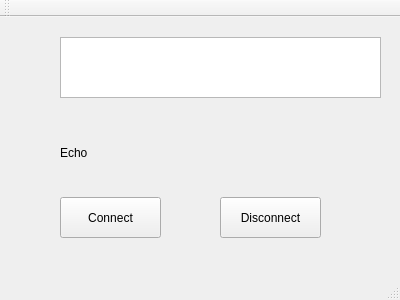
<?xml version="1.0" encoding="UTF-8"?>
<ui version="4.0">
 <class>MainWindow</class>
 <widget class="QMainWindow" name="MainWindow">
  <property name="geometry">
   <rect>
    <x>0</x>
    <y>0</y>
    <width>400</width>
    <height>300</height>
   </rect>
  </property>
  <property name="windowTitle">
   <string>MainWindow</string>
  </property>
  <widget class="QWidget" name="centralWidget">
   <widget class="QPlainTextEdit" name="cmdText">
    <property name="geometry">
     <rect>
      <x>60</x>
      <y>20</y>
      <width>321</width>
      <height>61</height>
     </rect>
    </property>
   </widget>
   <widget class="QPushButton" name="connectBtn">
    <property name="geometry">
     <rect>
      <x>60</x>
      <y>180</y>
      <width>101</width>
      <height>41</height>
     </rect>
    </property>
    <property name="text">
     <string>Connect</string>
    </property>
   </widget>
   <widget class="QLabel" name="serverEchoText">
    <property name="geometry">
     <rect>
      <x>60</x>
      <y>100</y>
      <width>311</width>
      <height>71</height>
     </rect>
    </property>
    <property name="text">
     <string>Echo</string>
    </property>
   </widget>
   <widget class="QPushButton" name="disconnectBtn">
    <property name="geometry">
     <rect>
      <x>220</x>
      <y>180</y>
      <width>101</width>
      <height>41</height>
     </rect>
    </property>
    <property name="text">
     <string>Disconnect</string>
    </property>
   </widget>
  </widget>
  <widget class="QMenuBar" name="menuBar">
   <property name="geometry">
    <rect>
     <x>0</x>
     <y>0</y>
     <width>400</width>
     <height>26</height>
    </rect>
   </property>
  </widget>
  <widget class="QToolBar" name="mainToolBar">
   <attribute name="toolBarArea">
    <enum>TopToolBarArea</enum>
   </attribute>
   <attribute name="toolBarBreak">
    <bool>false</bool>
   </attribute>
  </widget>
  <widget class="QStatusBar" name="statusBar"/>
 </widget>
 <layoutdefault spacing="6" margin="11"/>
 <resources/>
 <connections/>
</ui>
